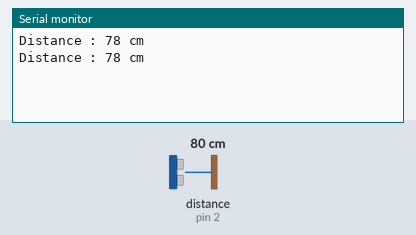
Bench run of a sketch on a simulated Arduino Uno, built with avr-gcc and run on an emulated ATmega328P. Shown: the last lines printed to the serial monitor. Wiring (inferred from the names in the program): ultrasonic range finder: trigger pin 3; echo pin 2. Inputs (shaded band) come from the test bench; at power-on: distance to the obstacle (sensor on pin 2) 80 cm. The echo pulse lasts 58.3 µs per cm.

Above: at 1.8 s.
1.9 s: distance to the obstacle (sensor on pin 2) set to 2 cm
At 2.8 s:
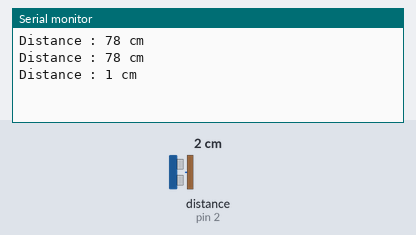
3.4 s: distance to the obstacle (sensor on pin 2) set to 4 cm
At 4.8 s:
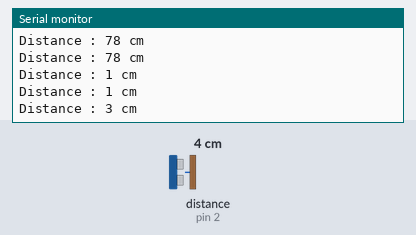
Timing chart, 0 to 6.4 s (numbered marks = the images above; inputs shaded):
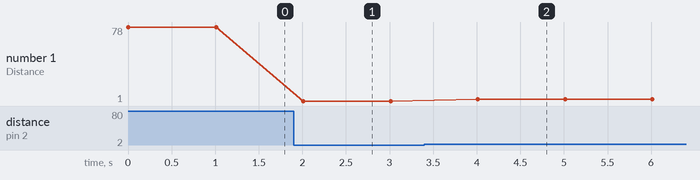

Measured:
- after the input at 1.9 s, the serial monitor: prints a new line after 0.11 s (image 1)
- after the input at 3.4 s, the serial monitor: prints a new line after 0.61 s (image 2)
- plotted number 1: 78 → 1 after the input at 1.9 s, 1 → 3 after the input at 3.4 s

The sketch:

ultrasonic.ino
```cpp
#define echoPin 2
#define trigPin 3

long duration;
int distance;
void setup(){
  Serial.begin(9600);
  pinMode(trigPin,OUTPUT);
  pinMode(echoPin,INPUT);
 }
void loop(){
  digitalWrite(trigPin,LOW);
  delayMicroseconds(2);
  digitalWrite(trigPin,HIGH);
  delayMicroseconds(10);
  digitalWrite(trigPin,LOW);


duration=pulseIn(echoPin,HIGH);
distance=(duration*0.034)/2;
  Serial.print("Distance : ");
  Serial.print(distance);
  Serial.println(" cm ");
  delay(1000);

}
```
